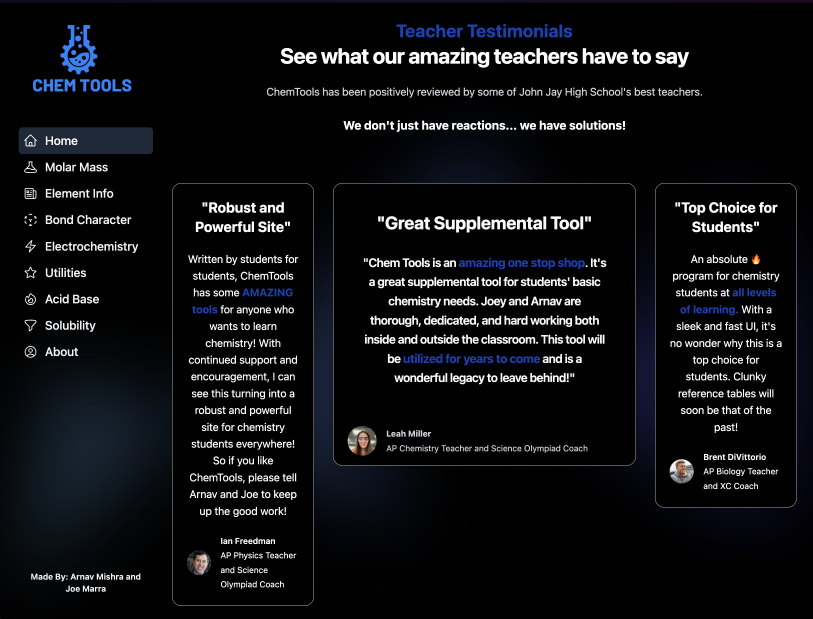
#> input picture images/chemtools.png, 2438 x 1856 px, given in place of the camera (shown at 1/3 size)
$ python opencv.py
#> lines starting #> are read from the running program, lines starting #| are printed output that depends on the picture; after the words box and inside, x2 and y2 are one past the last pixel; in counts of white or black regions, pixels touching at a corner belong together
import cv2
import serial
import time
import numpy as np

# === SERIAL SETUP ===
# arduino_port = '/dev/cu.usbserial-110'
baud_rate = 115200
# arduino = serial.Serial(arduino_port, baud_rate, timeout=1)
time.sleep(2)

# === VIDEO CAPTURE ===
cap = cv2.VideoCapture(0)
cap.set(cv2.CAP_PROP_FRAME_WIDTH, 1920)
cap.set(cv2.CAP_PROP_FRAME_HEIGHT, 1080)
frame_width = int(cap.get(cv2.CAP_PROP_FRAME_WIDTH))
frame_height = int(cap.get(cv2.CAP_PROP_FRAME_HEIGHT))
print(f"Resolution: {frame_width}x{frame_height}")

# === COLOR RANGE (HSV) ===
# Blue object
lower_color = np.array([100, 150, 50])
upper_color = np.array([140, 255, 255])

# Red - lower range
lower_red1 = np.array([0, 100, 100])
upper_red1 = np.array([10, 255, 255])

# Red - upper range
lower_red2 = np.array([160, 100, 100])
upper_red2 = np.array([179, 255, 255])


lower_yellow = np.array([20, 100, 100])
upper_yellow = np.array([30, 255, 255])

lower_orange = np.array([10, 100, 100])
upper_orange = np.array([20, 255, 255])

lower_purple = np.array([130, 50, 50])
upper_purple = np.array([160, 255, 255])


while True:
    ret, frame = cap.read()
#> frame is the input picture: shape (1856, 2438, 3); mean B, G, R 18.4, 15.9, 14.9
    if not ret:
        break

    # Convert to HSV color space
    hsv = cv2.cvtColor(frame, cv2.COLOR_BGR2HSV)
#> hsv: shape (1856, 2438, 3); mean H, S, V 34.7, 44.4, 18.5

    # Create mask based on color range
    mask = cv2.inRange(hsv, lower_red1, upper_red1) | cv2.inRange(hsv, lower_red2, upper_red2)
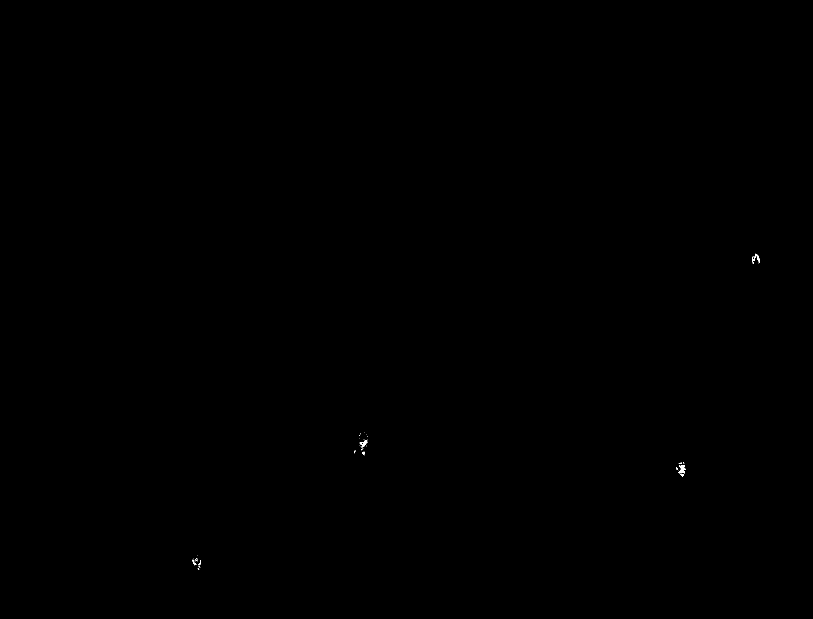
#> mask: shape (1856, 2438) (shown at 1/3 size); 0.02% white; 50 white regions (42 under 20 px), largest, box (x1, y1, x2, y2) and area: (2036, 1395, 2057, 1420) 260, (2256, 761, 2280, 792) 198, (1080, 1322, 1103, 1341) 155
    # mask = cv2.inRange(hsv, lower_orange, upper_orange)

    # Morphological operations to clean up noise
    kernel = np.ones((5, 5), np.uint8)
    mask = cv2.erode(mask, kernel, iterations=1)
#> mask: shape (1856, 2438); 0% white in thin lines or dots, all inside (x1, y1, x2, y2) = (1091, 1326, 2050, 1417)
    mask = cv2.dilate(mask, kernel, iterations=2)
#> mask: shape (1856, 2438); 0.01% white; 2 white regions

    # Find contours
    contours, _ = cv2.findContours(mask, cv2.RETR_EXTERNAL, cv2.CHAIN_APPROX_SIMPLE)
#> contours = 2 contours; box (x1, y1, x2, y2) and area: (2044, 1403, 2054, 1421) 146, (1087, 1322, 1101, 1336) 144

    if contours:
        # Largest contour
        largest = max(contours, key=cv2.contourArea)
#> largest = [[2044, 1403], [2044, 1419], [2045, 1420], [2053, 1420], [2053, 1410], [2052, 1409], [2052, 1403]]
        if cv2.contourArea(largest) > 500:  # Filter small blobs
            x, y, w, h = cv2.boundingRect(largest)
            center_x = x + w // 2
            center_y = y + h // 2

            # Send data to Arduino
            data = f"{center_x},{center_y},{w},{h}\n"
            # arduino.write(data.encode())

            # Draw rectangle and center
            cv2.rectangle(frame, (x, y), (x + w, y + h), (0, 255, 0), 2)
            cv2.circle(frame, (center_x, center_y), 5, (0, 0, 255), -1)

    # Show frames
    cv2.imshow('Color Tracker', frame)

    if cv2.waitKey(1) & 0xFF == ord('q'):
#> (key q is pressed here)
        break

cap.release()
# arduino.close()
cv2.destroyAllWindows()
